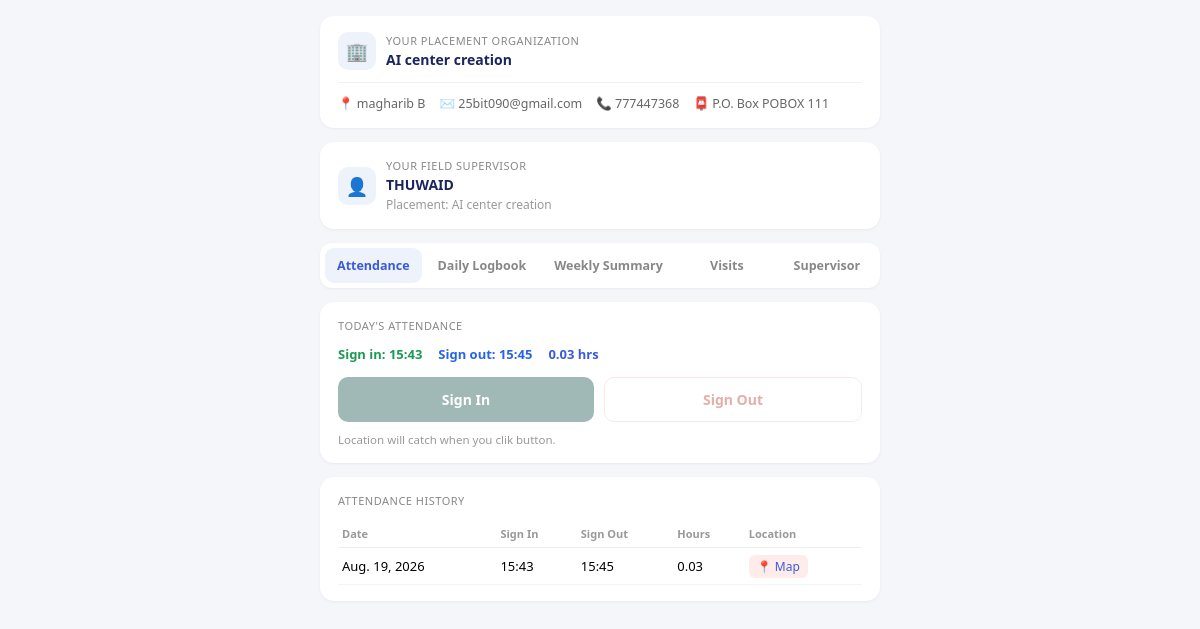
The app's page /field-training/ (signed in) with its own data.
### mysite_app/models.py (models this page shows, shortened)
class StudentPlacement(models.Model):
    student = models.OneToOneField(settings.AUTH_USER_MODEL, on_delete=models.CASCADE, related_name='placement')
    organization = models.ForeignKey(PlacementOrganization, on_delete=models.CASCADE)
    supervisor = models.ForeignKey(FieldSupervisor, on_delete=models.SET_NULL, null=True, blank=True)
    start_date = models.DateField(null=True, blank=True)
    end_date = models.DateField(null=True, blank=True)

class PlacementOrganization(models.Model):
    name = models.CharField(max_length=255)
    location = models.CharField(max_length=255, blank=True)
    email = models.EmailField(blank=True)
    phone = models.CharField(max_length=30, blank=True)
    po_box = models.CharField(max_length=50, blank=True)

class FieldSupervisor(models.Model):
    name = models.CharField(max_length=255)
    organization = models.ForeignKey(PlacementOrganization, on_delete=models.CASCADE, related_name='supervisors')
    title = models.CharField(max_length=100, blank=True)

class AttendanceRecord(models.Model):
    student = models.ForeignKey(settings.AUTH_USER_MODEL, on_delete=models.CASCADE)
    date = models.DateField(default=timezone.localdate)
    sign_in_time = models.TimeField(null=True, blank=True)
    sign_out_time = models.TimeField(null=True, blank=True)
    sign_in_lat = models.FloatField(null=True, blank=True)
    sign_in_lng = models.FloatField(null=True, blank=True)
    sign_out_lat = models.FloatField(null=True, blank=True)
    sign_out_lng = models.FloatField(null=True, blank=True)
    class Meta:
        unique_together = ('student', 'date')
    def hours_worked(self):
        if self.sign_in_time and self.sign_out_time:
            today = timezone.localdate()
            dt_in = timezone.datetime.combine(today, self.sign_in_time)
            dt_out = timezone.datetime.combine(today, self.sign_out_time)
            return round((dt_out - dt_in).seconds / 3600, 2)
        return None

### mysite_app/views.py (the view)
# urls.py: path('field-training/', views.field_training_hub, name='field_training_hub'),
@login_required
def field_training_hub(request):
    today = timezone.localdate()
    record, _ = AttendanceRecord.objects.get_or_create(student=request.user, date=today)
    history = AttendanceRecord.objects.filter(student=request.user).order_by('-date')[:20]
    logs = FieldTrainingLog.objects.filter(student=request.user)[:20]
    placement = StudentPlacement.objects.filter(student=request.user).first()
    visits = SupervisorVisit.objects.filter(student=request.user)[:20]
    weekly_data = []
    start_of_week = today - timedelta(days=today.weekday())
    for i in range(4):
        week_start = start_of_week - timedelta(weeks=i)
        week_end = week_start + timedelta(days=6)
        week_records = AttendanceRecord.objects.filter(student=request.user, date__range=[week_start, week_end])
        total_hours = sum(r.hours_worked() or 0 for r in week_records)
        weekly_data.append({
            'start': week_start, 'end': week_end,
            'hours': round(total_hours, 1),
            'days': week_records.exclude(sign_in_time=None).count(),
        })
    return render(request, 'field_training_hub.html', {
        'record': record, 'history': history, 'logs': logs,
        'weekly_data': weekly_data, 'placement': placement, 'visits': visits,
    })

### mysite_app/templates/field_training_hub.html (shortened to what this page needs)
{% load static %}
<!DOCTYPE html>
<html lang="sw">
<head>
</head>
<body>
<div class="wrap">
  <div class="org-card">
    <div class="org-top">
      <div class="org-icon">🏢</div>
      <div>
        <div class="label">YOUR PLACEMENT ORGANIZATION</div>
        <div class="name">{{ placement.organization.name|default:"--" }}</div>
      </div>
    </div>
    <div class="org-meta">
      <div class="item">📍 {{ placement.organization.location|default:"--" }}</div>
      <div class="item">✉️ {{ placement.organization.email|default:"-" }}</div>
      <div class="item">📞 {{ placement.organization.phone|default:"-" }}</div>
      <div class="item">📮 P.O. Box {{ placement.organization.po_box|default:"-" }}</div>
    </div>
  </div>
  <div class="org-card">
    <div class="org-top">
      <div class="org-icon">👤</div>
      <div>
        <div class="label">YOUR FIELD SUPERVISOR</div>
        <div class="name">{{ placement.supervisor.name|default:"--" }}</div>
        <div class="org-sub">Placement: {{ placement.organization.name|default:"--" }}</div>
      </div>
    </div>
  </div>
  <div class="tab-bar">
    <button class="tab-btn active" data-tab="attendance">Attendance</button>
    <button class="tab-btn" data-tab="logbook">Daily Logbook</button>
    <button class="tab-btn" data-tab="weekly">Weekly Summary</button>
    <button class="tab-btn" data-tab="visits">Visits</button>
    <button class="tab-btn" data-tab="supervisor">Supervisor</button>
  </div>
  <div class="tab-panel active" id="tab-attendance">
    <div class="card">
      <div class="title">TODAY'S ATTENDANCE</div>
      <div class="status-row">
        <span class="in">Sign in: <span id="signInTxt">{{ record.sign_in_time|time:"H:i"|default:"--" }}</span></span>
        <span class="out">Sign out: <span id="signOutTxt">{{ record.sign_out_time|time:"H:i"|default:"not yet" }}</span></span>
        {% if record.hours_worked %}<span class="hrs">{{ record.hours_worked }} hrs</span>{% endif %}
      </div>
      <div class="btn-row">
        <button class="btn-in" id="btnIn" {% if record.sign_in_time %}disabled{% endif %}>Sign In</button>
        <button class="btn-out" id="btnOut" {% if not record.sign_in_time or record.sign_out_time %}disabled{% endif %}>Sign Out</button>
      </div>
      <div class="loc-note" id="locNote">Location will catch when you clik button.</div>
    </div>
    <div class="card">
      <div class="title">ATTENDANCE HISTORY</div>
      <table>
        <thead><tr><th>Date</th><th>Sign In</th><th>Sign Out</th><th>Hours</th><th>Location</th></tr></thead>
        <tbody>
          {% for h in history %}
          <tr>
            <td>{{ h.date }}</td>
            <td>{{ h.sign_in_time|time:"H:i"|default:"--" }}</td>
            <td>{{ h.sign_out_time|time:"H:i"|default:"--" }}</td>
            <td>{{ h.hours_worked|default:"--" }}</td>
            <td>{% if h.sign_in_lat %}<a class="map-link" target="_blank" href="https://maps.google.com/?q={{ h.sign_in_lat }},{{ h.sign_in_lng }}">📍 Map</a>{% else %}--{% endif %}</td>
          </tr>
          {% endfor %}
        </tbody>
      </table>
    </div>
  </div>
</div>
</body>
</html>

### mysite_app/templates/field_training_hub.html (style rules this page uses)
* { margin:0; padding:0; box-sizing:border-box; font-family:'Segoe UI', Arial, sans-serif; }
body { background:#f4f6fa; padding:16px; }
.wrap { max-width:560px; margin:0 auto; }
.org-card { background:#fff; border-radius:14px; padding:16px 18px; margin-bottom:14px; box-shadow:0 1px 3px rgba(0,0,0,.05); }
.org-top { display:flex; align-items:center; gap:10px; }
.org-icon { width:38px; height:38px; border-radius:10px; background:#eef2fb; display:flex; align-items:center; justify-content:center; font-size:18px; flex-shrink:0; }
.org-top .label { font-size:11px; color:#888; letter-spacing:.5px; }
.org-top .name { font-size:14px; font-weight:700; color:#1a2560; margin-top:2px; }
.org-sub { font-size:12px; color:#999; margin-top:2px; }
.org-meta { display:flex; flex-wrap:wrap; gap:14px; margin-top:12px; padding-top:12px; border-top:1px solid #f2f2f5; }
.org-meta .item { display:flex; align-items:center; gap:6px; font-size:12.5px; color:#666; }
.tab-bar { display:flex; gap:4px; background:#fff; border-radius:12px; padding:5px; margin-bottom:14px; overflow-x:auto; box-shadow:0 1px 3px rgba(0,0,0,.05); }
.tab-btn { flex:1; white-space:nowrap; padding:9px 12px; border:none; background:transparent; border-radius:9px; font-size:12.5px; font-weight:600; color:#888; cursor:pointer; }
.tab-btn.active { background:#eef2fb; color:#3a5bd9; }
.tab-panel { display:none; }
.tab-panel.active { display:block; }
.card { background:#fff; border-radius:14px; padding:16px 18px; margin-bottom:14px; box-shadow:0 1px 3px rgba(0,0,0,.05); }
.card .title { font-size:11px; color:#888; letter-spacing:.5px; margin-bottom:12px; }
.status-row { display:flex; gap:16px; font-size:13px; margin-bottom:14px; flex-wrap:wrap; }
.status-row .in { color:#1a9a55; font-weight:600; }
.status-row .out { color:#2563eb; font-weight:600; }
.status-row .hrs { color:#3a5bd9; font-weight:600; }
.btn-row { display:flex; gap:10px; }
.btn-in, .btn-out { flex:1; padding:12px; border-radius:10px; font-weight:600; font-size:14px; border:none; cursor:pointer; }
.btn-in { background:#14524a; color:#fff; }
.btn-out { background:#fff; color:#c0392b; border:1.5px solid #f0c9c5; }
.btn-in:disabled, .btn-out:disabled { opacity:.4; cursor:not-allowed; }
.loc-note { font-size:11.5px; color:#999; margin-top:10px; }
table { width:100%; border-collapse:collapse; font-size:13px; }
th { text-align:left; font-size:11px; color:#999; padding:6px 4px; border-bottom:1px solid #eee; }
td { padding:9px 4px; border-bottom:1px solid #f4f4f6; }
.map-link { color:#3a5bd9; text-decoration:none; font-size:12px; background:#fdece9; padding:3px 8px; border-radius:6px; }

### records on screen
StudentPlacement: organization.name "AI center creation", organization.location "magharib B", organization.email "25bit090@gmail.com", organization.phone "777447368", organization.po_box "POBOX 111", supervisor.name "THUWAID"
AttendanceRecord: sign_in_time "15:43", sign_out_time "15:45", hours_worked "0.03", date "Aug. 19, 2026"
